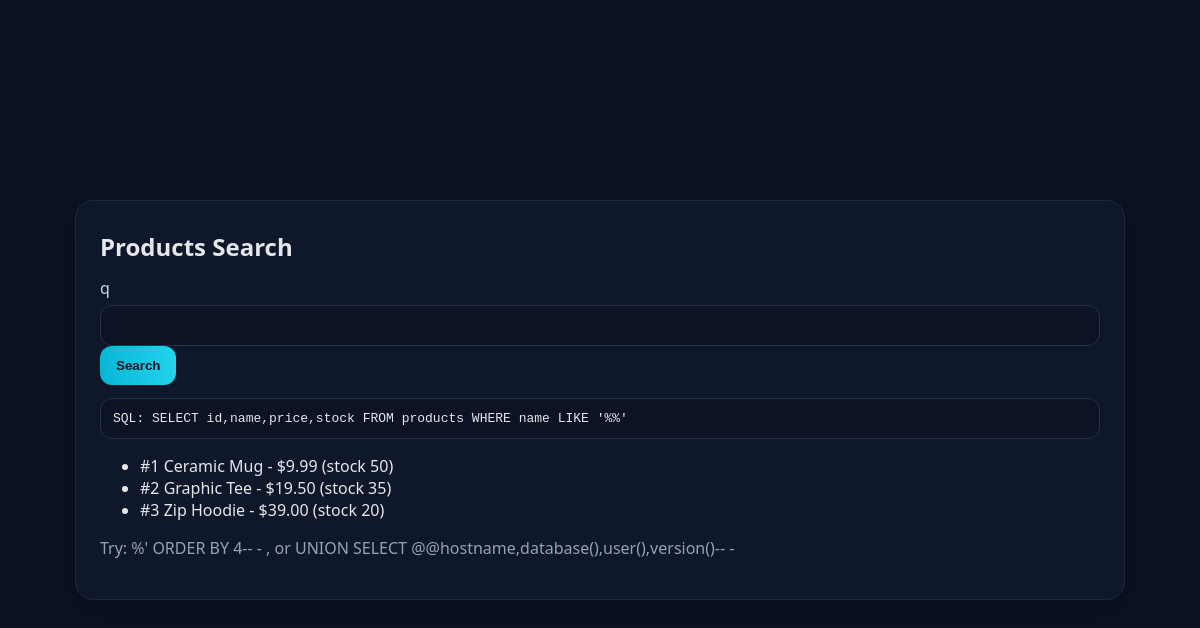
Page /sqli/products.php on the committed database.
### tables this page shows
CREATE TABLE products (
  id INT AUTO_INCREMENT PRIMARY KEY,
  name VARCHAR(120),
  price DECIMAL(10,2),
  stock INT DEFAULT 0,
  description TEXT
);

### src/db.php (called while the page is built, shortened)
<?php
function db(){
  static $conn;
  if(!$conn){
    $conn = new mysqli('db','vw','vw','vwapp');
  }
  return $conn;
}

### src/sqli/products.php (the view)
<?php
require __DIR__.'/../header.php'; require __DIR__.'/../db.php'; theme_head('SQLi Products');
$q = $_GET['q'] ?? '';
$sql = "SELECT id,name,price,stock FROM products WHERE name LIKE '%$q%'";
echo '<div class="wrap"><div class="card"><h2>Products Search</h2>';
echo '<form method="GET"><label>q</label><input name="q" value="'.htmlspecialchars($q).'"><button>Search</button></form>';
echo '<pre>SQL: '.htmlspecialchars($sql).'</pre>';
try{
  $res = db()->query($sql);
  if($res){
    echo '<ul>';
    while($row = $res->fetch_assoc()){
      echo '<li>#'.$row['id'].' '.htmlspecialchars($row['name']).' - $'.$row['price'].' (stock '.$row['stock'].')</li>';
    }
    echo '</ul>';
  } else {
    echo '<div class="pill">DB Error: '.htmlspecialchars(db()->error).'</div>';
  }
}catch(Exception $e){
  echo '<div class="pill">Error: '.htmlspecialchars($e->getMessage()).'</div>';
}
echo '<p class="muted">Try: %\' ORDER BY 4-- - , or UNION SELECT @@hostname,database(),user(),version()-- -</p>';
echo '</div></div>'; theme_foot();

### src/header.php (shortened to what this page needs)
<?php
function theme_head($title='Vulnerable Suite (MySQL)'){
  echo '<!doctype html><html><head><meta charset="utf-8"><title>'.htmlspecialchars($title).'</title>';
  echo '<style>
  :root{--bg:#0b1222;--panel:#0f172a;--border:#1f2937;--muted:#94a3b8;--acc1:#06b6d4;--acc2:#22d3ee}
  *{box-sizing:border-box} body{margin:0;background:var(--bg);color:#e5e7eb;font-family:system-ui,Segoe UI,Roboto}
  .wrap{min-height:100dvh;display:grid;place-items:center;padding:24px}
  .card{width:100%;max-width:1050px;background:var(--panel);border:1px solid var(--border);border-radius:18px;padding:24px;box-shadow:0 10px 30px rgba(0,0,0,.25)}
  h1,h2{margin:.2em 0 .6em} .muted{color:var(--muted)}
  label{display:block;margin:10px 0 6px;color:#cbd5e1}
  input,textarea,select{width:100%;padding:12px;border:1px solid #263046;background:#0b1324;color:#e5e7eb;border-radius:12px}
  button{padding:12px 16px;border-radius:12px;border:0;background:linear-gradient(90deg,var(--acc1),var(--acc2));color:#031321;font-weight:700}
  .grid{display:grid;grid-template-columns:repeat(auto-fit,minmax(240px,1fr));gap:12px}
  a{color:#a5f3fc;text-decoration:none}
  pre{background:#0b1324;border:1px solid #243046;padding:12px;border-radius:12px;overflow:auto}
  .pill{display:inline-block;padding:6px 10px;border-radius:999px;background:#0b1324;border:1px solid #243046;color:#cbd5e1;font-size:12px}
  .msg{padding:12px;border-radius:12px;margin-top:10px}
  .ok{background:#102616;border:1px solid #16a34a;color:#bbf7d0}
  .bad{background:#2a1111;border:1px solid #7f1d1d;color:#fecaca}
  </style></head><body>';
}
function theme_foot(){ echo '</body></html>'; }

### src/header.php (style rules this page uses)
:root { --bg:#0b1222;--panel:#0f172a;--border:#1f2937;--muted:#94a3b8;--acc1:#06b6d4;--acc2:#22d3ee }
* { box-sizing:border-box }
body { margin:0;background:var(--bg);color:#e5e7eb;font-family:system-ui,Segoe UI,Roboto }
.wrap { min-height:100dvh;display:grid;place-items:center;padding:24px }
.card { width:100%;max-width:1050px;background:var(--panel);border:1px solid var(--border);border-radius:18px;padding:24px;box-shadow:0 10px 30px rgba(0,0,0,.25) }
h1,h2 { margin:.2em 0 .6em }
.muted { color:var(--muted) }
label { display:block;margin:10px 0 6px;color:#cbd5e1 }
input,textarea,select { width:100%;padding:12px;border:1px solid #263046;background:#0b1324;color:#e5e7eb;border-radius:12px }
button { padding:12px 16px;border-radius:12px;border:0;background:linear-gradient(90deg,var(--acc1),var(--acc2));color:#031321;font-weight:700 }
pre { background:#0b1324;border:1px solid #243046;padding:12px;border-radius:12px;overflow:auto }

### rows in the picture
products: id "1", name "Ceramic Mug", price "9.99", stock "50"
products: id "2", name "Graphic Tee", price "19.50", stock "35"
products: id "3", name "Zip Hoodie", price "39.00", stock "20"

### other values in the picture
$sql "SELECT id,name,price,stock FROM products WHERE name LIKE '%%'"
